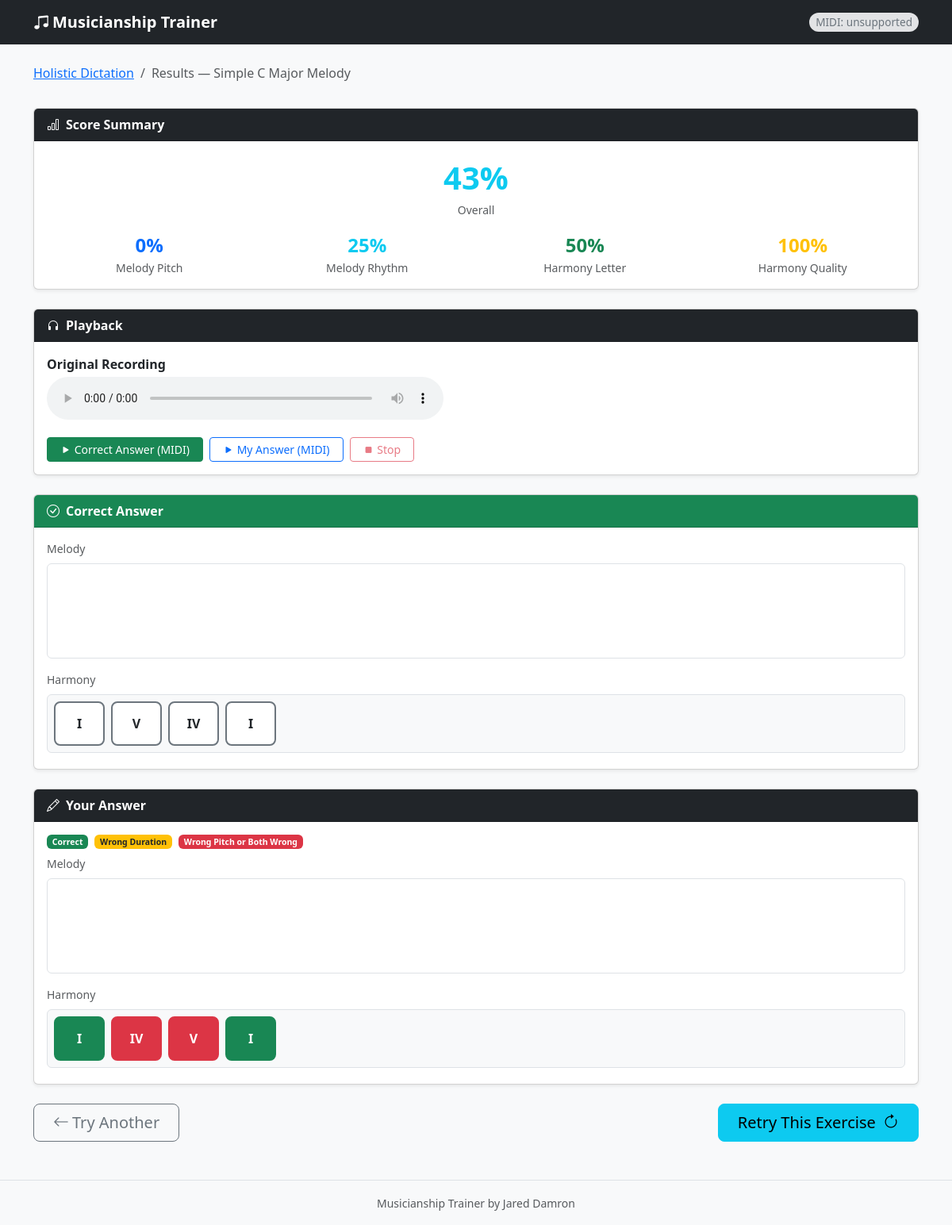
Screenshot of /holistic/results/1 with the database file from the repository.
### models.py (models this page shows, shortened)
class HolisticExercise(db.Model):
    id             = db.Column(db.Integer, primary_key=True)
    name           = db.Column(db.String(100), nullable=False)
    description    = db.Column(db.String(300))
    folder         = db.Column(db.String(200), nullable=False)
    wav_filename   = db.Column(db.String(100), nullable=False, default='audio.wav')
    source_key     = db.Column(db.String(100), nullable=True)
    key_signature  = db.Column(db.String(10),  default='C')
    time_signature = db.Column(db.String(10),  default='4/4')
    tempo          = db.Column(db.Integer,     default=120)
    difficulty     = db.Column(db.Integer,     default=1)   # 1-5
    is_major       = db.Column(db.Boolean,     default=True)  # True=major, False=minor
    melody_clef    = db.Column(db.String(10),  default='treble')
    melody_notes_json  = db.Column(db.Text, nullable=False, default='[]')
    harmony_chords_json = db.Column(db.Text, nullable=False, default='[]')
    extra_lines_json = db.Column(db.Text, nullable=False, default='[]')
    tags = db.relationship('Tag', secondary=holistic_tags,
                           backref='holistic_exercises', lazy='subquery')
    @property
    def extra_lines(self):
        return json.loads(self.extra_lines_json)
    @property
    def wav_url_path(self):
        return self.folder.rstrip('/') + '/' + self.wav_filename

class HolisticAttempt(db.Model):
    id          = db.Column(db.Integer, primary_key=True)
    exercise_id = db.Column(db.Integer, db.ForeignKey('holistic_exercise.id'), nullable=False)
    exercise    = db.relationship('HolisticExercise', backref='attempts')
    user_data_json = db.Column(db.Text, nullable=False, default='{}')
    scores_json    = db.Column(db.Text, nullable=False, default='{}')
    overall_score  = db.Column(db.Float, default=0.0)
    created_at     = db.Column(db.DateTime, server_default=db.func.now())
    @property
    def scores(self):
        return json.loads(self.scores_json)

### app.py (the view)
@app.route('/holistic/results/<int:attempt_id>')
def holistic_results(attempt_id):
    attempt  = HolisticAttempt.query.get_or_404(attempt_id)
    exercise = attempt.exercise
    return render_template('holistic_results.html',
                           attempt=attempt,
                           exercise=exercise)

### templates/holistic_results.html (shortened to what this page needs)
{% extends 'base.html' %}
{% block content %}
{% if exercise.key_signature.endswith('m') %}
  {% set key_display = exercise.key_signature[:-1] | replace('b','♭') + ' minor' %}
{% else %}
  {% set key_display = exercise.key_signature | replace('b','♭') + ' major' %}
{% endif %}
<div class="row mb-3">
  <div class="col">
    <nav aria-label="breadcrumb">
      <ol class="breadcrumb">
        <li class="breadcrumb-item"><a href="{{ url_for('holistic_index') }}">Holistic Dictation</a></li>
        <li class="breadcrumb-item active">Results — {{ exercise.name }}</li>
      </ol>
    </nav>
  </div>
</div>
{% set scores = attempt.scores %}
<div class="card shadow-sm mb-4">
  <div class="card-header bg-dark text-white fw-semibold">
    <i class="bi bi-bar-chart me-2"></i>Score Summary
  </div>
  <div class="card-body">
    <div class="row text-center g-3 mb-3">
      <div class="col-12">
        <div class="fs-1 fw-bold" style="color:#0dcaf0;">{{ attempt.overall_score | int }}%</div>
        <div class="text-muted small">Overall</div>
      </div>
    </div>
    <div class="row text-center g-3">
      <div class="col-6 col-md-3">
        <div class="fs-4 fw-bold text-primary">{{ scores.get('melody_pitch', 0) | int }}%</div>
        <div class="text-muted small">Melody Pitch</div>
      </div>
      <div class="col-6 col-md-3">
        <div class="fs-4 fw-bold text-info">{{ scores.get('melody_duration', 0) | int }}%</div>
        <div class="text-muted small">Melody Rhythm</div>
      </div>
      <div class="col-6 col-md-3">
        <div class="fs-4 fw-bold text-success">{{ scores.get('harmony_letter', 0) | int }}%</div>
        <div class="text-muted small">Harmony Letter</div>
      </div>
      <div class="col-6 col-md-3">
        <div class="fs-4 fw-bold text-warning">{{ scores.get('harmony_quality', 0) | int }}%</div>
        <div class="text-muted small">Harmony Quality</div>
      </div>
    </div>
  </div>
</div>
<div class="card shadow-sm mb-4">
  <div class="card-header bg-dark text-white fw-semibold">
    <i class="bi bi-headphones me-2"></i>Playback
  </div>
  <div class="card-body">
    <div class="mb-3">
      <strong class="d-block mb-1">Original Recording</strong>
      <audio controls src="{{ url_for('static', filename=exercise.wav_url_path) }}"
             class="w-100" style="max-width:500px;"></audio>
    </div>
    <div class="d-flex flex-wrap gap-2">
      <button id="btn-play-correct-midi" class="btn btn-success btn-sm px-3">
        <i class="bi bi-play-fill"></i> Correct Answer (MIDI)
      </button>
      <button id="btn-play-user-midi" class="btn btn-outline-primary btn-sm px-3">
        <i class="bi bi-play-fill"></i> My Answer (MIDI)
      </button>
      <button id="btn-stop-midi" class="btn btn-outline-danger btn-sm px-3" disabled>
        <i class="bi bi-stop-fill"></i> Stop
      </button>
    </div>
  </div>
</div>
<div class="card shadow-sm mb-4">
  <div class="card-header bg-success text-white fw-semibold">
    <i class="bi bi-check-circle me-2"></i>Correct Answer
  </div>
  <div class="card-body">
    <p class="small text-muted mb-2">Melody</p>
    <div id="correct-melody-staff" class="notation-area border rounded mb-3"
         style="min-height:120px;"></div>
    <p class="small text-muted mb-2">Harmony</p>
    <div id="correct-harmony-blocks" class="d-flex flex-wrap gap-2 p-2 bg-light rounded border mb-1"
         style="min-height:64px;"></div>
  </div>
</div>
<div class="card shadow-sm mb-4">
  <div class="card-header bg-dark text-white fw-semibold">
    <i class="bi bi-pencil me-2"></i>Your Answer
  </div>
  <div class="card-body">
    <div class="d-flex flex-wrap gap-2 mb-2 small text-muted">
      <span class="badge text-bg-success">Correct</span>
      <span class="badge bg-warning text-dark">Wrong Duration</span>
      <span class="badge bg-danger text-white">Wrong Pitch or Both Wrong</span>
    </div>
    <p class="small text-muted mb-2">Melody</p>
    <div id="user-melody-staff" class="notation-area border rounded mb-3"
         style="min-height:120px;"></div>
    <p class="small text-muted mb-2">Harmony</p>
    <div id="user-harmony-blocks" class="d-flex flex-wrap gap-2 p-2 bg-light rounded border mb-1"
         style="min-height:64px;"></div>
  </div>
</div>
<div class="d-flex justify-content-between align-items-center mb-4">
  <a href="{{ url_for('holistic_index') }}" class="btn btn-outline-secondary btn-lg px-4">
    <i class="bi bi-arrow-left me-1"></i>Try Another
  </a>
  <a href="{{ url_for('holistic_exercise', exercise_id=exercise.id) }}"
     class="btn btn-lg px-4" style="background:#0dcaf0; color:#000; border-color:#0dcaf0;">
    Retry This Exercise <i class="bi bi-arrow-clockwise ms-1"></i>
  </a>
</div>
{% endblock %}

### static/css/style.css (style rules this page uses)
body { background-color: #f8f9fa; min-height: 100vh; display: flex; flex-direction: column; }
.notation-area { background: #ffffff; cursor: crosshair; overflow-x: auto; min-height: 160px; padding: 8px; position: relative; user-select: none; }

### rows the page displays
HolisticExercise: name "Simple C Major Melody"
HolisticAttempt: overall_score "43"

### other values shown
{{ scores.get('melody_pitch', 0) | int }} "0"
{{ scores.get('melody_duration', 0) | int }} "25"
{{ scores.get('harmony_letter', 0) | int }} "50"
{{ scores.get('harmony_quality', 0) | int }} "100"
